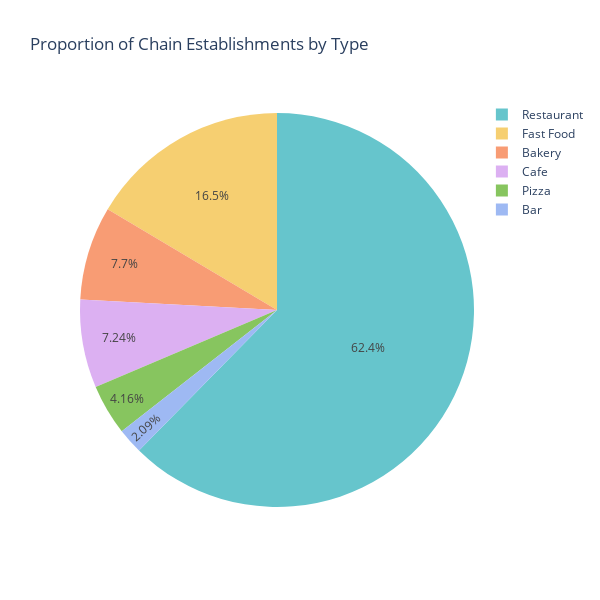

The notebook cell saved with this chart:
### Code cell
# Creating the pie chart
fig = go.Figure(data=[go.Pie(
    labels=df_chain_est['object_type'], 
    values=df_chain_est['count'],
    marker=dict(colors=cores_pasteis)
)])

# Updating the layout with a title
fig.update_layout(title='Proportion of Chain Establishments by Type', width=600, height=600)

fig.show()

### Figure 1 — Plotly figure (JSON) as saved in the notebook; plotly's stock layout.template omitted (floating-point values rounded to 4 significant figures)
{"data": [{"labels": ["Restaurant", "Fast Food", "Bakery", "Cafe", "Pizza", "Bar"], "marker": {"colors": ["rgb(102, 197, 204)", "rgb(246, 207, 113)", "rgb(248, 156, 116)", "rgb(220, 176, 242)", "rgb(135, 197, 95)", "rgb(158, 185, 243)", "rgb(254, 136, 177)", "rgb(201, 219, 116)", "rgb(139, 224, 164)", "rgb(180, 151, 231)", "rgb(179, 179, 179)"]}, "type": "pie", "values": [2292, 605, 283, 266, 153, 77]}], "layout": {"height": 600, "title": {"text": "Proportion of Chain Establishments by Type"}, "width": 600}}
